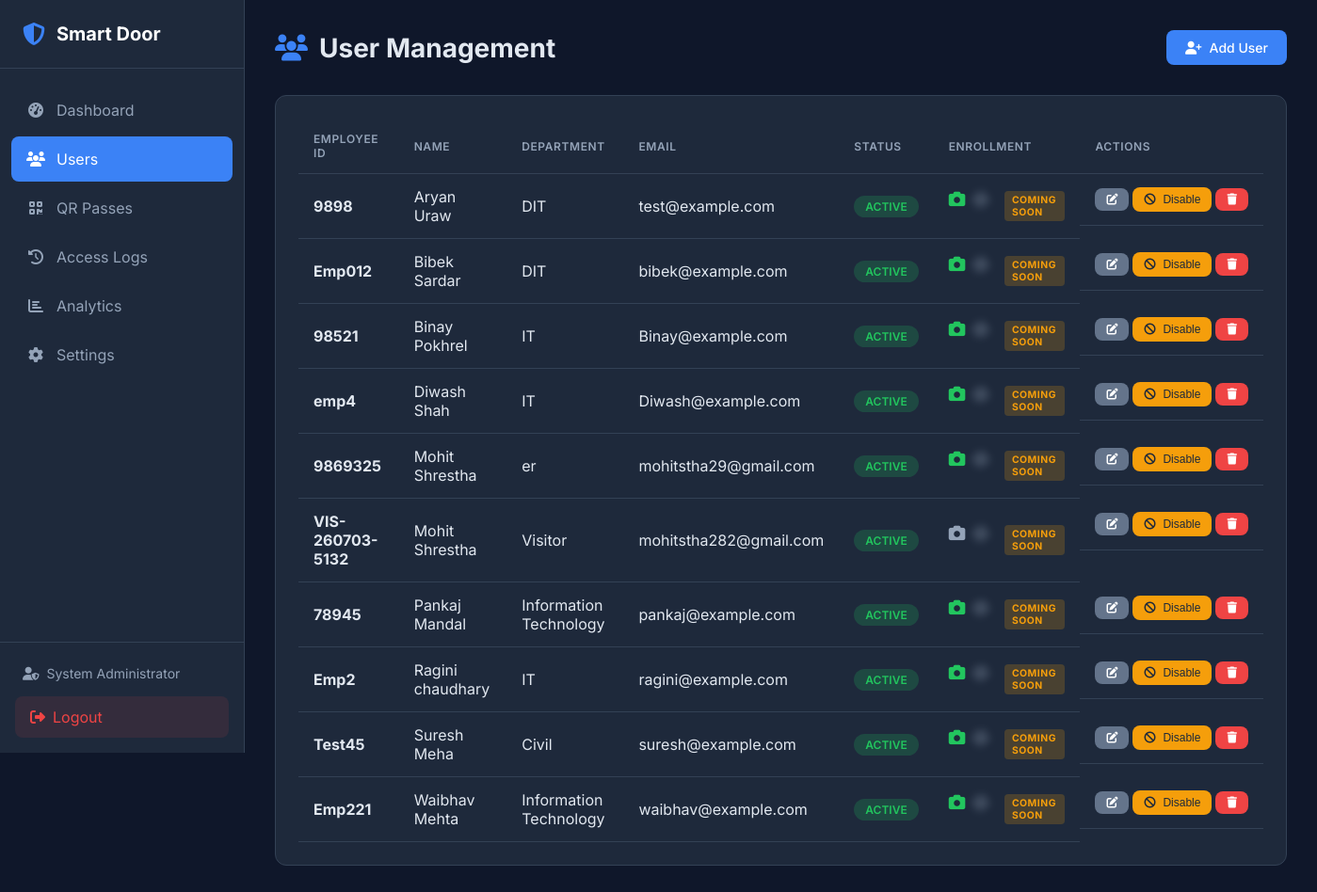
/users (signed in), run on the app's committed database.
### tables this page shows
CREATE TABLE admin (
    id INTEGER PRIMARY KEY AUTOINCREMENT,
    username VARCHAR(50) UNIQUE NOT NULL,
    password_hash VARCHAR(255) NOT NULL,
    email VARCHAR(100) UNIQUE NOT NULL,
    full_name VARCHAR(100) NOT NULL,
    is_active BOOLEAN DEFAULT 1,
    login_attempts INTEGER DEFAULT 0,
    locked_until DATETIME NULL,
    created_at DATETIME DEFAULT CURRENT_TIMESTAMP,
    updated_at DATETIME DEFAULT CURRENT_TIMESTAMP,
    last_login DATETIME NULL
);

CREATE TABLE users (
    id INTEGER PRIMARY KEY AUTOINCREMENT,
    employee_id VARCHAR(50) UNIQUE NOT NULL,
    first_name VARCHAR(50) NOT NULL,
    last_name VARCHAR(50) NOT NULL,
    email VARCHAR(100) UNIQUE,
    phone VARCHAR(20),
    department VARCHAR(100),
    designation VARCHAR(100),
    is_active BOOLEAN DEFAULT 1,
    face_enrolled BOOLEAN DEFAULT 0,
    fingerprint_enrolled BOOLEAN DEFAULT 0,
    created_at DATETIME DEFAULT CURRENT_TIMESTAMP,
    updated_at DATETIME DEFAULT CURRENT_TIMESTAMP,
    created_by INTEGER, user_type VARCHAR(50) DEFAULT 'Employee', access_level VARCHAR(50) DEFAULT 'Normal', allowed_doors TEXT DEFAULT 'Main Entrance', status VARCHAR(20) DEFAULT 'Active', expiration_date DATETIME NULL,
    FOREIGN KEY (created_by) REFERENCES admin(id)
);

### web/app.py (the view)
@app.route('/users')
@login_required
def users():
    all_users = user_repo.get_all()
    return render_template('users.html', users=all_users)

### database/db_manager.py (called while the page is built, shortened)
    def _get_connection(self) -> sqlite3.Connection:
        return self._local.connection

    def execute(self, query: str, params: tuple = ()) -> sqlite3.Cursor:
        conn = self._get_connection()
        cursor = conn.cursor()
        cursor.execute(query, params)
        return cursor

    def get_by_id(self, admin_id: int) -> Optional[Dict]:
        cursor = self.db.execute(
            "SELECT * FROM admin WHERE id = ?",
            (admin_id,)
        )
        row = cursor.fetchone()
        return dict(row) if row else None

    def get_all(self, active_only: bool = False) -> List[Dict]:
        query = "SELECT * FROM users"
        if active_only:
            query += " WHERE is_active = 1"
        query += " ORDER BY first_name, last_name"
        cursor = self.db.execute(query)
        return [dict(row) for row in cursor.fetchall()]

### web/app.py (called while the page is built)
def login_required(f):
    @wraps(f)
    def decorated_function(*args, **kwargs):
        if 'admin_id' not in session:
            flash('Please log in to access this page.', 'warning')
            return redirect(url_for('login'))
        admin = admin_repo.get_by_id(session['admin_id'])
        if not admin or not admin.get('is_active', False):
            session.clear()
            flash('Your session has expired.', 'warning')
            return redirect(url_for('login'))
        g.admin = admin
        return f(*args, **kwargs)
    return decorated_function

### web/templates/users.html (shortened to what this page needs)
 {% extends "base.html" %}
{% block content %}
<div class="page-header">
    <h1><i class="fas fa-users"></i> User Management</h1>
    <a href="{{ url_for('add_user') }}" class="btn btn-primary">
        <i class="fas fa-user-plus"></i> Add User
    </a>
</div>
<div class="card">
    <div class="card-body">
        {% if users %}
        <table class="table">
            <thead>
                <tr>
                    <th>Employee ID</th>
                    <th>Name</th>
                    <th>Department</th>
                    <th>Email</th>
                    <th>Status</th>
                    <th>Enrollment</th>
                    <th>Actions</th>
                </tr>
            </thead>
            <tbody>
                {% for user in users %}
                <tr>
                    <td><strong>{{ user.employee_id }}</strong></td>
                    <td>{{ user.first_name }} {{ user.last_name }}</td>
                    <td>{{ user.department or '-' }}</td>
                    <td>{{ user.email or '-' }}</td>
                    <td>
                        <span class="badge badge-{{ 'success' if user.is_active else 'secondary' }}">
                            {{ 'Active' if user.is_active else 'Disabled' }}
                        </span>
                    </td>
                    <td>
                        <span class="enrollment-status">
                            <i class="fas fa-camera {{ 'text-success' if user.face_enrolled else 'text-muted' }}"
                               title="Face {{ 'Enrolled' if user.face_enrolled else 'Not Enrolled' }}"></i>
                            <span class="coming-soon-overlay">
                                <i class="fas fa-fingerprint text-muted"
                                   title="Fingerprint - Coming Soon"></i>
                            </span>
                            <span class="coming-soon-badge">Coming Soon</span>
                        </span>
                    </td>
                    <td class="actions">
                        <a href="{{ url_for('edit_user', user_id=user.id) }}" class="btn btn-sm btn-secondary" title="Edit">
                            <i class="fas fa-edit"></i>
                        </a>
                        {% if user.is_active %}
                            <form method="POST" action="{{ url_for('disable_user', user_id=user.id) }}" style="display: inline;">
                                <button type="submit" class="btn btn-sm btn-warning" title="Disable User">
                                    <i class="fas fa-ban"></i> Disable
                                </button>
                            </form>
                        {% endif %}
                        <form method="POST" action="{{ url_for('delete_user', user_id=user.id) }}" style="display: inline;"
                              onsubmit="return confirm('Are you sure you want to delete this user? This cannot be undone.');">
                            <button type="submit" class="btn btn-sm btn-danger" title="Delete">
                                <i class="fas fa-trash"></i>
                            </button>
                        </form>
                    </td>
                </tr>
                {% endfor %}
            </tbody>
        </table>
        {% endif %}
    </div>
</div>
{% endblock %}

### web/templates/base.html (shortened to what this page needs)
<!DOCTYPE html>
<html lang="en">
<head>
    <link rel="stylesheet" href="{{ url_for('static', filename='css/style.css') }}">
    <link rel="stylesheet" href="https://cdnjs.cloudflare.com/ajax/libs/font-awesome/6.4.0/css/all.min.css">
</head>
<body>
    {% if session.get('admin_id') %}
    <nav class="sidebar">
        <div class="sidebar-header">
            <i class="fas fa-shield-alt"></i>
            <span>Smart Door</span>
        </div>
        <ul class="nav-menu">
            <li class="nav-item">
                <a href="{{ url_for('dashboard') }}" class="nav-link {% if request.endpoint == 'dashboard' %}active{% endif %}">
                    <i class="fas fa-tachometer-alt"></i>
                    <span>Dashboard</span>
                </a>
            </li>
            <li class="nav-item">
                <a href="{{ url_for('users') }}" class="nav-link {% if request.endpoint and 'user' in request.endpoint %}active{% endif %}">
                    <i class="fas fa-users"></i>
                    <span>Users</span>
                </a>
            </li>
            <li class="nav-item">
                <a href="{{ url_for('qr.dashboard') }}" class="nav-link {% if request.endpoint and 'qr.' in request.endpoint %}active{% endif %}">
                    <i class="fas fa-qrcode"></i>
                    <span>QR Passes</span>
                </a>
            </li>
            <li class="nav-item">
                <a href="{{ url_for('logs') }}" class="nav-link {% if request.endpoint == 'logs' %}active{% endif %}">
                    <i class="fas fa-history"></i>
                    <span>Access Logs</span>
                </a>
            </li>
            <li class="nav-item">
                <a href="{{ url_for('analytics') }}" class="nav-link {% if request.endpoint == 'analytics' %}active{% endif %}">
                    <i class="fas fa-chart-bar"></i>
                    <span>Analytics</span>
                </a>
            </li>
            <li class="nav-item">
                <a href="{{ url_for('settings') }}" class="nav-link {% if request.endpoint == 'settings' %}active{% endif %}">
                    <i class="fas fa-cog"></i>
                    <span>Settings</span>
                </a>
            </li>
        </ul>
        <div class="sidebar-footer">
            <div class="admin-info">
                <i class="fas fa-user-shield"></i>
                <span>{{ session.get('admin_name', 'Admin') }}</span>
            </div>
            <a href="{{ url_for('logout') }}" class="logout-btn">
                <i class="fas fa-sign-out-alt"></i>
                <span>Logout</span>
            </a>
        </div>
    </nav>
    {% endif %}
    <main class="main-content {% if not session.get('admin_id') %}full-width{% endif %}">
        {% block content %}{% endblock %}
    </main>
</body>
</html>

### web/static/css/style.css (style rules this page uses)
:root { --primary: #3b82f6; --primary-dark: #2563eb; --secondary: #64748b; --success: #22c55e; --danger: #ef4444; --warning: #f59e0b; --info: #06b6d4; --dark: #1e293b; --darker: #0f172a; --light: #f1f5f9; --white: #ffffff; --border: #334155; --text: #e2e8f0; --text-muted: #94a3b8; --sidebar-width: 260px; }
* { margin: 0; padding: 0; box-sizing: border-box; }
body { font-family: 'Inter', -apple-system, BlinkMacSystemFont, sans-serif; background-color: var(--darker); color: var(--text); min-height: 100vh; display: flex; }
a { text-decoration: none; color: inherit; }
.sidebar { width: var(--sidebar-width); height: 100vh; background: var(--dark); position: fixed; left: 0; top: 0; display: flex; flex-direction: column; border-right: 1px solid var(--border); }
.sidebar-header { padding: 1.5rem; display: flex; align-items: center; gap: 0.75rem; border-bottom: 1px solid var(--border); }
.sidebar-header i { font-size: 1.5rem; color: var(--primary); }
.sidebar-header span { font-size: 1.25rem; font-weight: 700; color: var(--white); }
.nav-menu { list-style: none; padding: 1rem 0; flex: 1; }
.nav-item { margin: 0.25rem 0.75rem; }
.nav-link { display: flex; align-items: center; gap: 0.75rem; padding: 0.875rem 1rem; border-radius: 0.5rem; transition: all 0.2s; color: var(--text-muted); }
.nav-link.active { background: var(--primary); color: var(--white); }
.nav-link i { width: 1.25rem; text-align: center; }
.sidebar-footer { padding: 1rem; border-top: 1px solid var(--border); }
.admin-info { display: flex; align-items: center; gap: 0.5rem; padding: 0.5rem; font-size: 0.875rem; color: var(--text-muted); margin-bottom: 0.5rem; }
.logout-btn { display: flex; align-items: center; gap: 0.5rem; padding: 0.75rem 1rem; background: rgba(239, 68, 68, 0.1); color: var(--danger); border-radius: 0.5rem; transition: all 0.2s; }
.main-content { flex: 1; margin-left: var(--sidebar-width); padding: 2rem; min-height: 100vh; }
.page-header { display: flex; justify-content: space-between; align-items: center; margin-bottom: 2rem; }
.page-header h1 { font-size: 1.75rem; font-weight: 700; display: flex; align-items: center; gap: 0.75rem; }
.page-header h1 i { color: var(--primary); }
.card { background: var(--dark); border-radius: 0.75rem; border: 1px solid var(--border); margin-bottom: 1.5rem; }
.card-body { padding: 1.5rem; }
.table { width: 100%; border-collapse: collapse; }
.table th, .table td { padding: 0.875rem 1rem; text-align: left; border-bottom: 1px solid var(--border); }
.table th { font-weight: 600; color: var(--text-muted); font-size: 0.75rem; text-transform: uppercase; letter-spacing: 0.05em; }
.badge { display: inline-block; padding: 0.25rem 0.75rem; border-radius: 9999px; font-size: 0.75rem; font-weight: 600; text-transform: uppercase; }
.badge-success { background: rgba(34, 197, 94, 0.2); color: var(--success); }
.btn { display: inline-flex; align-items: center; gap: 0.5rem; padding: 0.625rem 1.25rem; border-radius: 0.5rem; font-weight: 500; font-size: 0.875rem; border: none; cursor: pointer; transition: all 0.2s; }
.btn-sm { padding: 0.375rem 0.75rem; font-size: 0.75rem; }
.btn-primary { background: var(--primary); color: var(--white); }
.btn-secondary { background: var(--secondary); color: var(--white); }
.btn-danger { background: var(--danger); color: var(--white); }
.btn-warning { background: var(--warning); color: var(--dark); }
.enrollment-status { display: flex; gap: 0.5rem; font-size: 1.1rem; }
.text-success { color: var(--success); }
.text-muted { color: var(--text-muted); }
.enrollment-status i { transition: all 0.2s; }
.coming-soon-badge { display: inline-block; padding: 0.2rem 0.5rem; background: rgba(245, 158, 11, 0.2); color: var(--warning); border-radius: 0.25rem; font-size: 0.65rem; font-weight: 700; text-transform: uppercase; letter-spacing: 0.05em; margin-left: 0.5rem; vertical-align: middle; }
.coming-soon-overlay { filter: blur(4px); opacity: 0.5; pointer-events: none; user-select: none; }
.actions { display: flex; gap: 0.25rem; align-items: center; }
.actions .btn { font-size: 0.75rem; padding: 0.375rem 0.75rem; }
.actions { display: flex; gap: 0.25rem; }

### data on the page
admin: get "System Administrator"
users: employee_id "9898", first_name "Aryan", last_name "Uraw", department "DIT", email "test@example.com", is_active "ACTIVE", face_enrolled True (drawn)
users: employee_id "Emp012", first_name "Bibek", last_name "Sardar", department "DIT", email "bibek@example.com", is_active "ACTIVE", face_enrolled True (drawn)
users: employee_id "98521", first_name "Binay", last_name "Pokhrel", department "IT", email "Binay@example.com", is_active "ACTIVE", face_enrolled True (drawn)
users: employee_id "emp4", first_name "Diwash", last_name "Shah", department "IT", email "Diwash@example.com", is_active "ACTIVE", face_enrolled True (drawn)
users: employee_id "9869325", first_name "Mohit", last_name "Shrestha", department "er", email "mohitstha29@gmail.com", is_active "ACTIVE", face_enrolled True (drawn)
users: employee_id "VIS-260703-5132", first_name "Mohit", last_name "Shrestha", department "Visitor", email "mohitstha282@gmail.com", is_active "ACTIVE", face_enrolled False (drawn)
users: employee_id "78945", first_name "Pankaj", last_name "Mandal", department "Information Technology", email "pankaj@example.com", is_active "ACTIVE", face_enrolled True (drawn)
users: employee_id "Emp2", first_name "Ragini", last_name "chaudhary", department "IT", email "ragini@example.com", is_active "ACTIVE", face_enrolled True (drawn)
users: employee_id "Test45", first_name "Suresh", last_name "Meha", department "Civil", email "suresh@example.com", is_active "ACTIVE", face_enrolled True (drawn)
users: employee_id "Emp221", first_name "Waibhav", last_name "Mehta", department "Information Technology", email "waibhav@example.com", is_active "ACTIVE", face_enrolled True (drawn)
